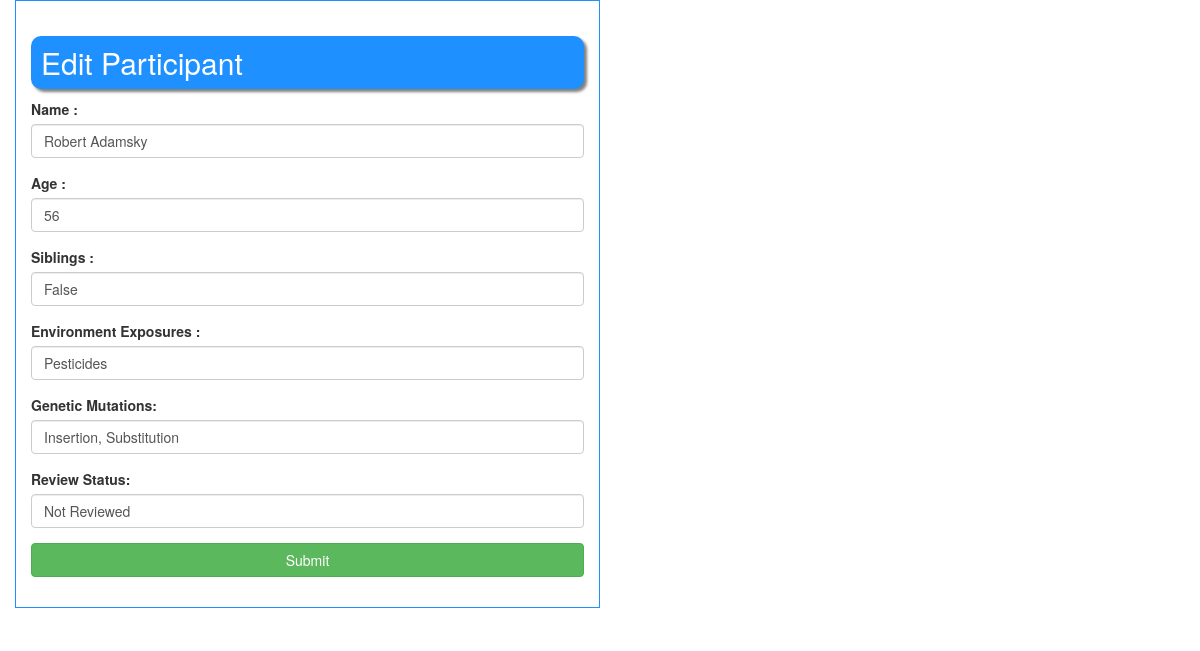
/update_participant/1 (signed in), run on the app's committed database.
### udnParticipants/models.py (models this page shows, shortened)
class Participant(models.Model):
    class ReviewStatus(Enum):
        notReviewed = ('NR', 'Not Reviewed')
        reviewedAccepted = ('RA', 'Reviewed - Accepted')
        notAccepted = ('RNA', 'Reviewed - Not Accepted')
    fullname = models.CharField(help_text='Enter your full name', max_length=100)
    age = models.IntegerField(help_text='Enter your age')
    siblings = models.BooleanField(help_text='Click on the checkbox if you have siblings', default=False)
    environmentExposures = models.TextField()
    geneticMutations = models.TextField()
    reviewItem = models.CharField(choices=[x.value for x in ReviewStatus], editable=True, default='Not Reviewed', max_length=20)
    createdAt = models.DateTimeField(auto_now_add=True)

### udnParticipants/views.py (the view)
# urls.py: path('update_participant/<str:participant_id>',udnViews.updateParticipant,name="update_participant"),
@login_required(login_url="/login_user/")
def updateParticipant(request,participant_id):
    participant = Participant.objects.get(id=participant_id)
    if participant == None:
        return HttpResponse("Participant Not Found")
    else:
        return render(request,"participant_edit.html",{'participant':participant})

### templates/participant_edit.html (shortened to what this page needs)
{% extends 'base.html' %}
{% block bodydata %}
<div class="container">
    <div class="row">
        <div class="col-lg-6 custom-block">
            <div class="row">
                <div class="col-lg-12">
                    <h2 class="bg_blue">Edit Participant</h2>
                </div>
                <div class="col-lg-12">
                    <form action="/edit_participant" method="post" enctype="multipart/form-data">
                        <div class="form-group">
                            <label class="control-label">Name : </label>
                            <input type="text" name="name" class="form-control" value="{{ participant.fullname }}">
                        </div>
                        <div class="form-group">
                            <label class="control-label">Age : </label>
                            <input type="number" name="age" class="form-control" value="{{ participant.age }}">
                        </div>
                        <div class="form-group">
                            <label class="control-label">Siblings : </label>
                            <input type="text" id="sibling" name="sibling" class="form-control" value="{{ participant.siblings }}">
                        </div>
                        <div class="form-group">
                            <label class="control-label">Environment Exposures : </label>
                            <input type="text" name="environment" class="form-control" value="{{ participant.environmentExposures}}">
                        </div>
                        <div class="form-group">
                            <label class="control-label">Genetic Mutations: </label>
                            <input type="text" name="mutation" class="form-control" value="{{ participant.geneticMutations }}">
                        </div>
                        <div class="form-group">
                            <label class="control-label">Review Status: </label>
                            <input type="text" name="status" class="form-control" value="{{ participant.reviewItem }}">
                        </div>
                        <div class="form-group">
                            <input type="submit" name="submit" class="btn btn-block btn-success" value="Submit">
                        </div>
                    </form>
                </div>
            </div>
        </div>
    </div>
    <div class="row">
        <div class="col-lg-12">
        </div>
    </div>
</div>
{% endblock bodydata %}

### templates/participant_edit.html (style rules this page uses)
.bg_blue { padding:10px; border-radius:10px; box-shadow:3px 3px 3px grey; background:dodgerblue; color:#fff; }
.custom-block { padding:15px; border:1px solid dodgerblue; }

### data on the page
Participant: name "Robert Adamsky", age "56", sibling "False", environment "Pesticides", mutation "Insertion, Substitution", status "Not Reviewed"
